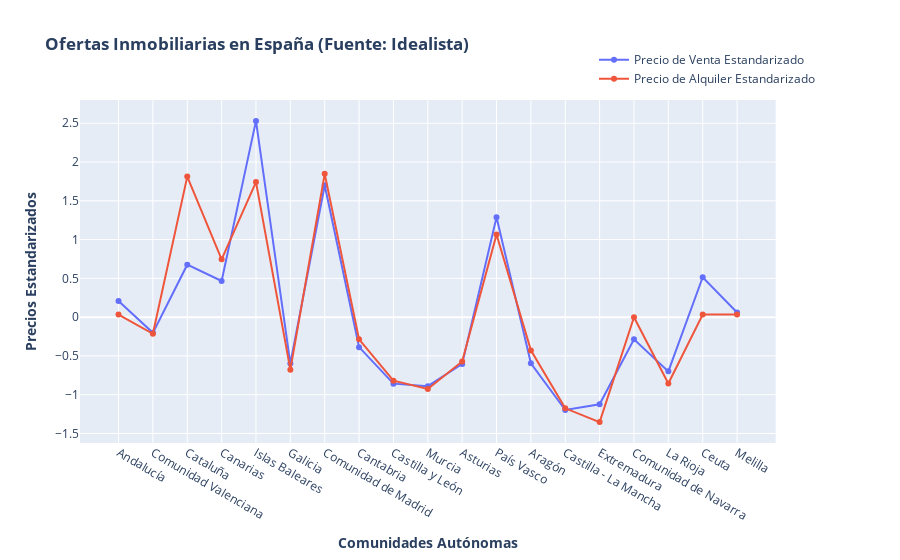

Write notebook code for a chart like this one.
### Markdown cell above
El gráfico con los datos estandarizados

### Code cell
from plotly.subplots import make_subplots

# Create figure with secondary y-axis
fig_01 = make_subplots(specs=[[{"secondary_y": True}]])

# Add traces
fig_01.add_trace(
    go.Line(x=idealista_pricing["Comunidad"], y=idealista_pricing["Precio Venta Estandarizado"], 
           name="Precio de Venta Estandarizado"),
    secondary_y=False,
)

fig_01.add_trace(
    go.Line(x=idealista_pricing["Comunidad"], y=idealista_pricing["Precio Alquiler Estandarizado"], 
           name="Precio de Alquiler Estandarizado"),
    secondary_y=False,
)

# Add figure title and legend
fig_01.update_layout(
    title_text="<b>Ofertas Inmobiliarias en España (Fuente: Idealista)</b>",
    legend=dict(
        yanchor="bottom",
        y=1.02,
        xanchor="right",
        x=1
    )
)

# Set x-axis title
fig_01.update_xaxes(title_text="<b>Comunidades Autónomas</b>")

# Set y-axes titles
fig_01.update_yaxes(title_text="<b>Precios Estandarizados</b>", secondary_y=False)

fig_01.show()

### Figure 1 — Plotly figure (JSON) as saved in the notebook; plotly's stock layout.template omitted (floating-point values rounded to 4 significant figures)
{"data": [{"name": "Precio de Venta Estandarizado", "type": "scatter", "x": ["Andalucía", "Comunidad Valenciana", "Cataluña", "Canarias", "Islas Baleares", "Galicia", "Comunidad de Madrid", "Cantabria", "Castilla y León", "Murcia", "Asturias", "País Vasco", "Aragón", "Castilla - La Mancha", "Extremadura", "Comunidad de Navarra", "La Rioja", "Ceuta", "Melilla"], "xaxis": "x", "y": [0.2081, -0.2025, 0.6763, 0.4658, 2.531, -0.5987, 1.7, -0.3869, -0.8577, -0.8904, -0.604, 1.287, -0.5948, -1.198, -1.123, -0.2862, -0.6994, 0.5141, 0.05905], "yaxis": "y"}, {"name": "Precio de Alquiler Estandarizado", "type": "scatter", "x": ["Andalucía", "Comunidad Valenciana", "Cataluña", "Canarias", "Islas Baleares", "Galicia", "Comunidad de Madrid", "Cantabria", "Castilla y León", "Murcia", "Asturias", "País Vasco", "Aragón", "Castilla - La Mancha", "Extremadura", "Comunidad de Navarra", "La Rioja", "Ceuta", "Melilla"], "xaxis": "x", "y": [0.0337, -0.2153, 1.812, 0.7451, 1.741, -0.6777, 1.848, -0.2864, -0.82, -0.9267, -0.571, 1.065, -0.4287, -1.176, -1.354, -0.001872, -0.8556, 0.0337, 0.0337], "yaxis": "y"}], "layout": {"legend": {"x": 1, "xanchor": "right", "y": 1.02, "yanchor": "bottom"}, "title": {"text": "<b>Ofertas Inmobiliarias en España (Fuente: Idealista)</b>"}, "xaxis": {"anchor": "y", "domain": [0, 0.94], "title": {"text": "<b>Comunidades Autónomas</b>"}}, "yaxis": {"anchor": "x", "domain": [0, 1], "title": {"text": "<b>Precios Estandarizados</b>"}}, "yaxis2": {"anchor": "x", "overlaying": "y", "side": "right"}}}
